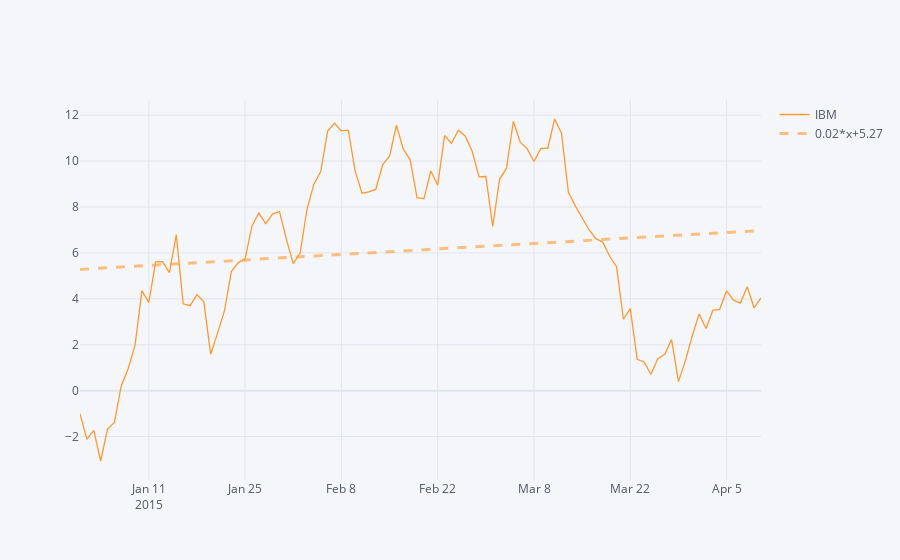

Notebook code cell kept with this figure:
### Markdown cell above
### Bestfit Lines

We can easily add a bestfit line to any Series

This will automatically add a best fit approximation and the equation as the legend.

### Code cell
df['IBM'].iplot(filename='IBM Returns',bestfit=True)
